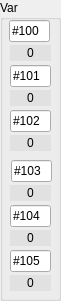
   <widget class="QGroupBox" name="gbVar">
    <property name="geometry">
     <rect>
      <x>1230</x>
      <y>105</y>
      <width>61</width>
      <height>301</height>
     </rect>
    </property>
    <property name="title">
     <string>Var</string>
    </property>
    <widget class="QLabel" name="lbVar6">
     <property name="geometry">
      <rect>
       <x>10</x>
       <y>275</y>
       <width>41</width>
       <height>16</height>
      </rect>
     </property>
     <property name="styleSheet">
      <string notr="true">background-color: rgb(225, 225, 225);</string>
     </property>
     <property name="text">
      <string>0</string>
     </property>
     <property name="alignment">
      <set>Qt::AlignCenter</set>
     </property>
    </widget>
    <widget class="QLabel" name="lbVar4">
     <property name="geometry">
      <rect>
       <x>10</x>
       <y>185</y>
       <width>41</width>
       <height>16</height>
      </rect>
     </property>
     <property name="styleSheet">
      <string notr="true">background-color: rgb(225, 225, 225);</string>
     </property>
     <property name="text">
      <string>0</string>
     </property>
     <property name="alignment">
      <set>Qt::AlignCenter</set>
     </property>
    </widget>
    <widget class="QLineEdit" name="leVariable2">
     <property name="geometry">
      <rect>
       <x>10</x>
       <y>65</y>
       <width>41</width>
       <height>22</height>
      </rect>
     </property>
     <property name="text">
      <string>#101</string>
     </property>
    </widget>
    <widget class="QLineEdit" name="leVariable4">
     <property name="geometry">
      <rect>
       <x>11</x>
       <y>160</y>
       <width>41</width>
       <height>22</height>
      </rect>
     </property>
     <property name="text">
      <string>#103</string>
     </property>
    </widget>
    <widget class="QLineEdit" name="leVariable6">
     <property name="geometry">
      <rect>
       <x>10</x>
       <y>250</y>
       <width>41</width>
       <height>22</height>
      </rect>
     </property>
     <property name="text">
      <string>#105</string>
     </property>
    </widget>
    <widget class="QLabel" name="lbVar5">
     <property name="geometry">
      <rect>
       <x>10</x>
       <y>230</y>
       <width>41</width>
       <height>16</height>
      </rect>
     </property>
     <property name="styleSheet">
      <string notr="true">background-color: rgb(225, 225, 225);</string>
     </property>
     <property name="text">
      <string>0</string>
     </property>
     <property name="alignment">
      <set>Qt::AlignCenter</set>
     </property>
    </widget>
    <widget class="QLabel" name="lbVar1">
     <property name="geometry">
      <rect>
       <x>10</x>
       <y>45</y>
       <width>41</width>
       <height>16</height>
      </rect>
     </property>
     <property name="styleSheet">
      <string notr="true">background-color: rgb(225, 225, 225);</string>
     </property>
     <property name="text">
      <string>0</string>
     </property>
     <property name="alignment">
      <set>Qt::AlignCenter</set>
     </property>
    </widget>
    <widget class="QLineEdit" name="leVariable3">
     <property name="geometry">
      <rect>
       <x>10</x>
       <y>110</y>
       <width>41</width>
       <height>22</height>
      </rect>
     </property>
     <property name="text">
      <string>#102</string>
     </property>
    </widget>
    <widget class="QLineEdit" name="leVariable1">
     <property name="geometry">
      <rect>
       <x>9</x>
       <y>20</y>
       <width>41</width>
       <height>22</height>
      </rect>
     </property>
     <property name="text">
      <string>#100</string>
     </property>
    </widget>
    <widget class="QLabel" name="lbVar3">
     <property name="geometry">
      <rect>
       <x>10</x>
       <y>135</y>
       <width>41</width>
       <height>16</height>
      </rect>
     </property>
     <property name="styleSheet">
      <string notr="true">background-color: rgb(225, 225, 225);</string>
     </property>
     <property name="text">
      <string>0</string>
     </property>
     <property name="alignment">
      <set>Qt::AlignCenter</set>
     </property>
    </widget>
    <widget class="QLineEdit" name="leVariable5">
     <property name="geometry">
      <rect>
       <x>10</x>
       <y>205</y>
       <width>41</width>
       <height>22</height>
      </rect>
     </property>
     <property name="text">
      <string>#104</string>
     </property>
    </widget>
    <widget class="QLabel" name="lbVar2">
     <property name="geometry">
      <rect>
       <x>10</x>
       <y>90</y>
       <width>41</width>
       <height>16</height>
      </rect>
     </property>
     <property name="styleSheet">
      <string notr="true">background-color: rgb(225, 225, 225);</string>
     </property>
     <property name="text">
      <string>0</string>
     </property>
     <property name="alignment">
      <set>Qt::AlignCenter</set>
     </property>
    </widget>
   </widget>
